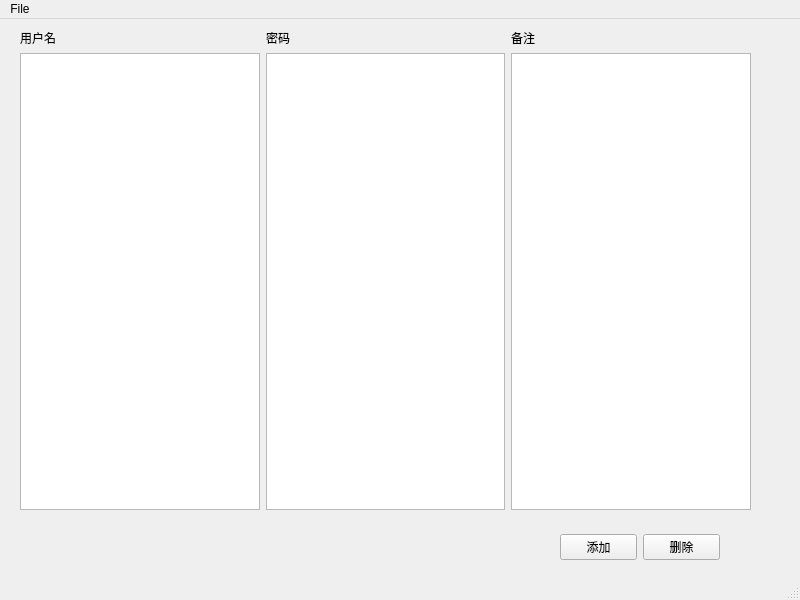
<?xml version="1.0" encoding="UTF-8"?>
<ui version="4.0">
 <class>MainWindow</class>
 <widget class="QMainWindow" name="MainWindow">
  <property name="geometry">
   <rect>
    <x>0</x>
    <y>0</y>
    <width>800</width>
    <height>600</height>
   </rect>
  </property>
  <property name="windowTitle">
   <string>MainWindow</string>
  </property>
  <widget class="QWidget" name="centralwidget">
   <widget class="QWidget" name="layoutWidget">
    <property name="geometry">
     <rect>
      <x>20</x>
      <y>10</y>
      <width>731</width>
      <height>481</height>
     </rect>
    </property>
    <layout class="QHBoxLayout" name="horizontalLayout">
     <item>
      <layout class="QVBoxLayout" name="verticalLayout">
       <item>
        <widget class="QLabel" name="label">
         <property name="layoutDirection">
          <enum>Qt::LeftToRight</enum>
         </property>
         <property name="text">
          <string>用户名</string>
         </property>
        </widget>
       </item>
       <item>
        <widget class="QListWidget" name="userNameList"/>
       </item>
      </layout>
     </item>
     <item>
      <layout class="QVBoxLayout" name="verticalLayout_2">
       <item>
        <widget class="QLabel" name="label_2">
         <property name="text">
          <string>密码</string>
         </property>
        </widget>
       </item>
       <item>
        <widget class="QListWidget" name="userPasswordList"/>
       </item>
      </layout>
     </item>
     <item>
      <layout class="QVBoxLayout" name="verticalLayout_3">
       <item>
        <widget class="QLabel" name="label_3">
         <property name="text">
          <string>备注</string>
         </property>
        </widget>
       </item>
       <item>
        <widget class="QListWidget" name="userMemorandumList"/>
       </item>
      </layout>
     </item>
    </layout>
   </widget>
   <widget class="QWidget" name="layoutWidget">
    <property name="geometry">
     <rect>
      <x>560</x>
      <y>490</y>
      <width>160</width>
      <height>51</height>
     </rect>
    </property>
    <layout class="QVBoxLayout" name="verticalLayout_4">
     <item>
      <spacer name="verticalSpacer">
       <property name="orientation">
        <enum>Qt::Vertical</enum>
       </property>
       <property name="sizeHint" stdset="0">
        <size>
         <width>20</width>
         <height>18</height>
        </size>
       </property>
      </spacer>
     </item>
     <item>
      <layout class="QHBoxLayout" name="horizontalLayout_2">
       <item>
        <widget class="QPushButton" name="AddButton">
         <property name="autoFillBackground">
          <bool>false</bool>
         </property>
         <property name="text">
          <string>添加</string>
         </property>
         <property name="autoDefault">
          <bool>false</bool>
         </property>
        </widget>
       </item>
       <item>
        <widget class="QPushButton" name="DeleteButton">
         <property name="text">
          <string>删除</string>
         </property>
        </widget>
       </item>
      </layout>
     </item>
    </layout>
   </widget>
  </widget>
  <widget class="QMenuBar" name="menubar">
   <property name="geometry">
    <rect>
     <x>0</x>
     <y>0</y>
     <width>800</width>
     <height>23</height>
    </rect>
   </property>
   <widget class="QMenu" name="menuDasd">
    <property name="title">
     <string>File</string>
    </property>
    <addaction name="new_entry_nemu"/>
    <addaction name="separator"/>
    <addaction name="save_nemu"/>
    <addaction name="actionDelete"/>
    <addaction name="separator"/>
    <addaction name="actionExit"/>
   </widget>
   <addaction name="menuDasd"/>
  </widget>
  <widget class="QStatusBar" name="statusbar"/>
  <action name="save_nemu">
   <property name="text">
    <string>Save</string>
   </property>
   <property name="shortcut">
    <string>Ctrl+S</string>
   </property>
  </action>
  <action name="load_nemu">
   <property name="text">
    <string>Load</string>
   </property>
   <property name="shortcut">
    <string>Ctrl+L</string>
   </property>
  </action>
  <action name="new_folder_nemu">
   <property name="text">
    <string>New folder</string>
   </property>
   <property name="shortcut">
    <string>Ctrl+N</string>
   </property>
  </action>
  <action name="new_entry_nemu">
   <property name="text">
    <string>New entry</string>
   </property>
   <property name="shortcut">
    <string>Ctrl+E</string>
   </property>
  </action>
  <action name="undo_nemu">
   <property name="text">
    <string>Undo</string>
   </property>
   <property name="shortcut">
    <string>Ctrl+Z</string>
   </property>
  </action>
  <action name="Redo_nemu">
   <property name="text">
    <string>Redo</string>
   </property>
   <property name="shortcut">
    <string>Ctrl+Y</string>
   </property>
  </action>
  <action name="cut_nemu">
   <property name="text">
    <string>Cut</string>
   </property>
   <property name="shortcut">
    <string>Ctrl+X</string>
   </property>
  </action>
  <action name="copy_nemu">
   <property name="text">
    <string>Copy</string>
   </property>
  </action>
  <action name="paste_nemu">
   <property name="text">
    <string>Paste</string>
   </property>
   <property name="shortcut">
    <string>Ctrl+V</string>
   </property>
  </action>
  <action name="rename_nemu">
   <property name="text">
    <string>Rename</string>
   </property>
   <property name="shortcut">
    <string>F2</string>
   </property>
  </action>
  <action name="delete_nemu">
   <property name="text">
    <string>Delete</string>
   </property>
  </action>
  <action name="find_nemu">
   <property name="text">
    <string>Find</string>
   </property>
   <property name="shortcut">
    <string>F3</string>
   </property>
  </action>
  <action name="find_next_nemu">
   <property name="text">
    <string>Find next</string>
   </property>
  </action>
  <action name="actionExit">
   <property name="text">
    <string>Exit</string>
   </property>
   <property name="shortcut">
    <string>Ctrl+Q</string>
   </property>
  </action>
  <action name="actionNewfile">
   <property name="checkable">
    <bool>true</bool>
   </property>
   <property name="icon">
    <iconset>
     <normaloff>C:/Users/yanghuan/.designer/backup/Icon/floder1.png</normaloff>C:/Users/yanghuan/.designer/backup/Icon/floder1.png</iconset>
   </property>
   <property name="text">
    <string>newfile</string>
   </property>
   <property name="shortcut">
    <string>Ctrl+N</string>
   </property>
  </action>
  <action name="actionSavefile">
   <property name="icon">
    <iconset>
     <normalon>C:/Users/yanghuan/.designer/backup/Icon/f13.png</normalon>
    </iconset>
   </property>
   <property name="text">
    <string>savefile</string>
   </property>
   <property name="shortcut">
    <string>Ctrl+S</string>
   </property>
  </action>
  <action name="actionDelete">
   <property name="text">
    <string>Delete</string>
   </property>
  </action>
 </widget>
 <resources/>
 <connections>
  <connection>
   <sender>actionExit</sender>
   <signal>triggered()</signal>
   <receiver>MainWindow</receiver>
   <slot>close()</slot>
   <hints>
    <hint type="sourcelabel">
     <x>-1</x>
     <y>-1</y>
    </hint>
    <hint type="destinationlabel">
     <x>399</x>
     <y>299</y>
    </hint>
   </hints>
  </connection>
 </connections>
</ui>
